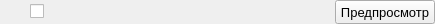
<?xml version="1.0" encoding="UTF-8"?>
<ui version="4.0">
 <class>ReplicateTaskToCopy</class>
 <widget class="QWidget" name="ReplicateTaskToCopy">
  <property name="geometry">
   <rect>
    <x>0</x>
    <y>0</y>
    <width>435</width>
    <height>24</height>
   </rect>
  </property>
  <property name="maximumSize">
   <size>
    <width>16777215</width>
    <height>25</height>
   </size>
  </property>
  <property name="font">
   <font>
    <pointsize>10</pointsize>
   </font>
  </property>
  <property name="windowTitle">
   <string>Form</string>
  </property>
  <layout class="QHBoxLayout" name="horizontalLayout">
   <property name="leftMargin">
    <number>30</number>
   </property>
   <property name="topMargin">
    <number>0</number>
   </property>
   <property name="rightMargin">
    <number>0</number>
   </property>
   <property name="bottomMargin">
    <number>0</number>
   </property>
   <item>
    <widget class="QCheckBox" name="cb_text">
     <property name="text">
      <string> </string>
     </property>
    </widget>
   </item>
   <item>
    <widget class="QPushButton" name="pb_preview">
     <property name="maximumSize">
      <size>
       <width>100</width>
       <height>25</height>
      </size>
     </property>
     <property name="text">
      <string>Предпросмотр</string>
     </property>
    </widget>
   </item>
  </layout>
 </widget>
 <resources/>
 <connections/>
</ui>
